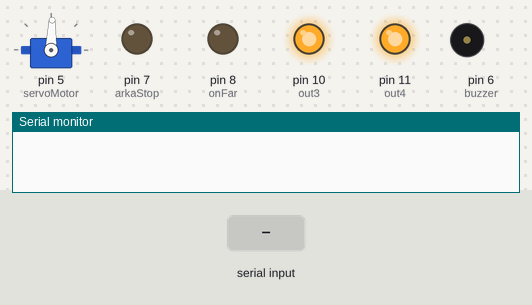
Recording of a sketch running on a simulated Arduino Uno, built with avr-gcc and run on an emulated ATmega328P. On the bench: servo, output pins drawn as LEDs (lit = HIGH), buzzer (waves = sounding, pin HIGH), the last lines printed to the serial monitor. The inputs (shaded band) are chosen by the test bench.

Above: at 1.2 s.
1.3 s: "F" received over Serial
2.8 s: byte 86 ('V') received over Serial
At 3.6 s:
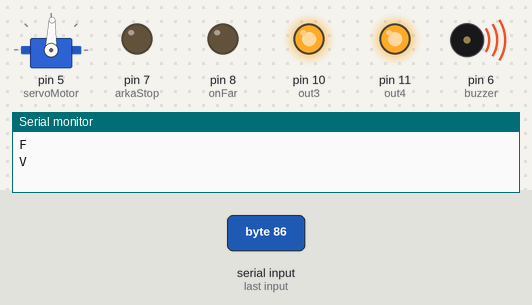
4.3 s: byte 87 ('W') received over Serial
At 4.8 s:
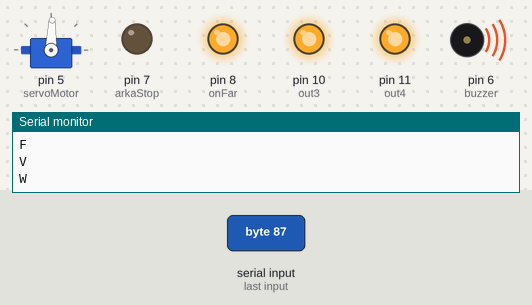
5.8 s: byte 118 ('v') received over Serial
At 7.0 s:
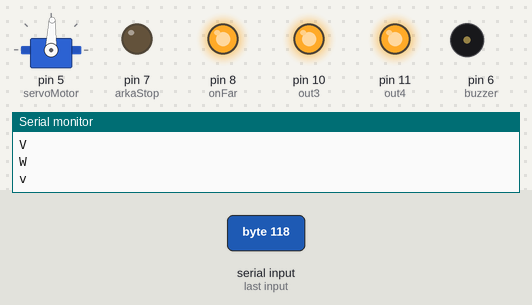
7.3 s: byte 85 ('U') received over Serial
At 8.3 s:
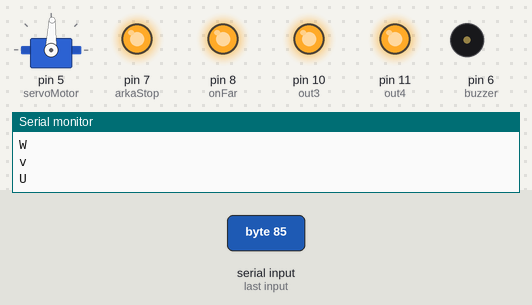
8.8 s: byte 119 ('w') received over Serial
At 9.4 s:
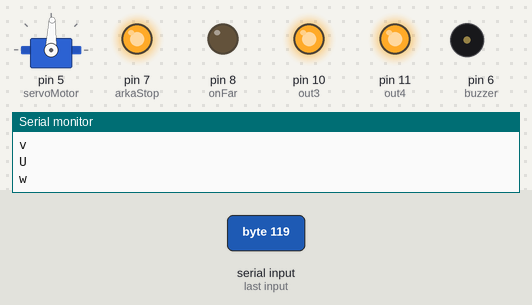
Timing chart, 0 to 11.3 s (numbered marks = the images above; inputs shaded):
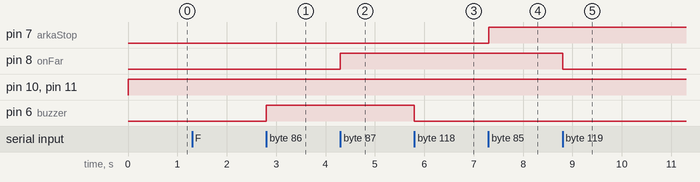

The sketch:

ArduinoRcCarBluetoothKod.ino
```cpp
#include <SoftwareSerial.h> // Bluetooth için seri iletişim kütüphanesi
#include <Servo.h>          // Servo motor için kütüphane

SoftwareSerial bt_iletisim(0, 1); //  Bluetooth sırasıyla RX | TX pinlerini tanıtıyoruz
Servo servoMotor;

//Kullanılan program = ControlJoystick veya Arduino Car

//IŞIKLANDIRMA
const int onFar         = 8 ;// ÖN FAR PİN
const int arkaStop      = 7 ;// ARKA STOP PİN

//Buzzer
const int buzzer        = 6;//Buzzer Pin

//Mesafe Sensörü
const int mesafeSensoruEcho = 3;
const int mesafeSensoruTrig = 2;
long sure;
double mesafe;

//MOTOR PİNLERİ
const int out3          = 10;
const int out4          = 11;
//const int hizKontrol    = A0 ;

//FONSİYONLARIN ÖN TANIMLANMASI
void motorIleri();
void motorGeri();

void servoSagaDondur();
void servoSolaDondur();
void servoOrtala();

void mesafeOlc();
void mesafeKontrol();

void onFarYak();
void arkaStopYak();
void dortluYak();

void kornaCal();

char komut;//Bluetooth ile gelen komut

void setup()
{
  Serial.begin(9600);

  //BLUETOOTH SETUP
  bt_iletisim.begin(9600);

  //SERVO Setup
  servoMotor.attach(5);

  //Mesafe Sensörü Setup
  pinMode(mesafeSensoruTrig, OUTPUT);
  pinMode(mesafeSensoruEcho, INPUT);

  //IŞIKLANDIRMA PİN TANITIMI
  pinMode(onFar, OUTPUT);
  pinMode(arkaStop, OUTPUT);

  //Buzzer Tanıtımı
  pinMode(buzzer, OUTPUT);

  //MOTOR PİN TANITIMI
  pinMode(out3, OUTPUT);
  pinMode(out4, OUTPUT);
  //pinMode(hizKontrol,OUTPUT);
}
void loop()
{
  //mesafeOlc();
  //mesafeKontrol();
  if (Serial.available() > 0)
  {
    komut = Serial.read();
    Serial.println(komut);

    //MOTOR KONTROLLERİ
    if (komut == 'F')
    {
      motorIleri();
      servoOrtala();
    }
    if (komut == 'B')
    {
      motorGeri();
      servoOrtala();
    }
    if (komut == 'S' || komut == 'D')
    {
      motorDur();
      servoOrtala();
    }
    //SERVO KONTROLLERİ
    if (komut == 'L')
    {
      servoSolaDondur();
      motorDur();
    }
    if (komut == 'R')
    {
      servoSagaDondur();
      motorDur();
    }
    //ORTA YÖNLER
    if (komut == 'G')
    {
      servoSolaDondur();
      motorIleri();
    }
    if (komut == 'I')
    {
      servoSagaDondur();
      motorIleri();
    }
    if (komut == 'H')
    {
      servoSolaDondur();
      motorGeri();
    }
    if (komut == 'J')
    {
      servoSagaDondur();
      motorGeri();
    }
    //KORNA
    if (komut == 'V' || komut == 'v')
    {
      kornaCal();
    }
    //FAR KONTROLLERİ
    if (komut == 'W' || komut == 'w')
    {
      onFarYak();
    }
    if (komut == 'U' || komut == 'u')
    {
      arkaStopYak();
    }
    if (komut == 'X' || komut == 'x')
    {
      Serial.println("BOŞ KOD");
      //dortluYak();
    }
  }
  else
  {
    motorDur();
    servoOrtala();
  }
}
// #########################   MOTOR FONKSİYONLARI  ####################
// #  Hız aralığı 99-255
void motorIleri()
{
  digitalWrite(out3, HIGH);
  digitalWrite(out4, LOW);
  //analogWrite(hizKontrol,200);
}
void motorGeri()
{
  digitalWrite(out3, LOW);
  digitalWrite(out4, HIGH);
  //analogWrite(hizKontrol,200);
}
void motorDur()
{
  digitalWrite(out3, HIGH);
  digitalWrite(out4, HIGH);
}
// #########################   SERVO FONKSİYONLARI  ########################
//SERVO DİREKSİYON ARALIKLARI (minimum:77 maksimum:99 orta:88)

void servoSagaDondur()
{
  servoMotor.write(99);
}
void servoSolaDondur()
{
  servoMotor.write(77);
}
void servoOrtala()
{
  servoMotor.write(88);
}

// ######################### IŞIKLANDIRMA FONKSİYONLARI #####################

void onFarYak()
{
  digitalWrite(onFar, !digitalRead(onFar)); // ÖN FAR YAK - SONDUR
}
void arkaStopYak()
{
  digitalWrite(arkaStop, !digitalRead(arkaStop)); // ARKA STOP YAK -SONDUR
}
void dortluYak()
{
  digitalWrite(arkaStop, !digitalRead(arkaStop));
  delay(500);
  digitalWrite(arkaStop, !digitalRead(arkaStop));
  delay(500);
}

// ######################### BUZZER FONKSİYONLARI ####################

void kornaCal()
{
  digitalWrite(buzzer, !digitalRead(buzzer));
}

// #################### MESAFE FONKSİYONLARI ########################

void mesafeOlc()
{
  digitalWrite(mesafeSensoruTrig, HIGH);
  delayMicroseconds(1000);
  digitalWrite(mesafeSensoruTrig, LOW);

  sure = pulseIn(mesafeSensoruEcho, HIGH);
  //Gidiş geliş olduğu için geçen süreyi ikiye bölüyoruz ve
  // sonucunuda ses hızına bölüyoruz(ses hizi=343 m/s)
  mesafe = (sure/2) / 29.1;

  Serial.print("Mesafe=");
  Serial.println(mesafe);
}
void mesafeKontrol()
{
  if(mesafe<10)
  {
    motorGeri();
    delay(50);
    motorDur();
  }
}
```

Measured:
- after the input at 2.8 s, pin 6 (buzzer): LOW → HIGH at once
- after the input at 4.3 s, pin 8 (onFar): LOW → HIGH at once
- after the input at 5.8 s, pin 6 (buzzer): HIGH → LOW at once
- after the input at 7.3 s, pin 7 (arkaStop): LOW → HIGH at once
- after the input at 8.8 s, pin 8 (onFar): HIGH → LOW at once
